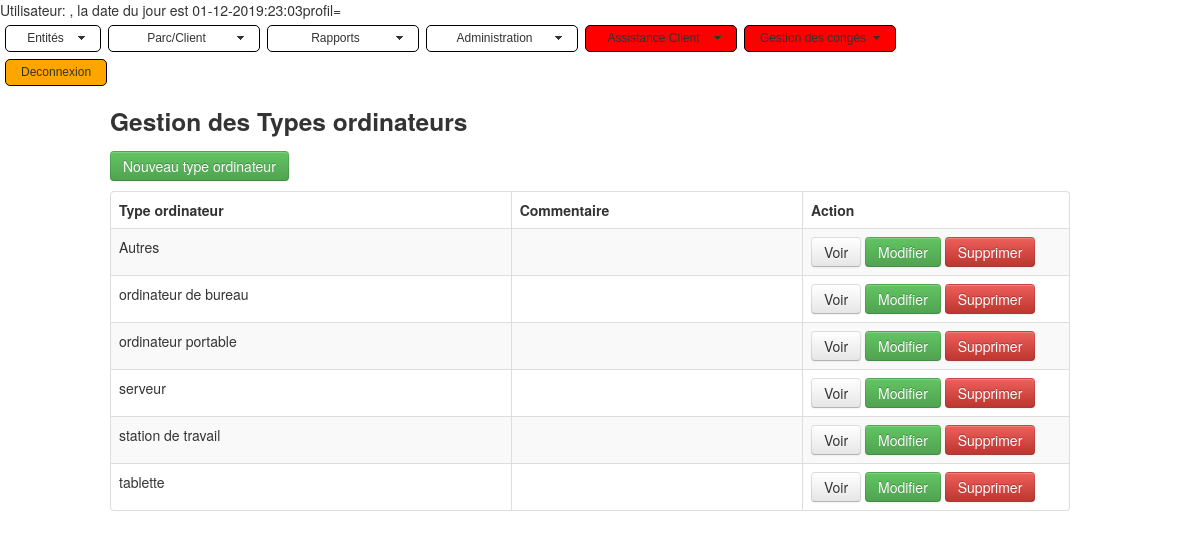
Screenshot of /index_computerstypes.php with the database file from the repository.
### tables this page shows
CREATE TABLE IF NOT EXISTS `tictan_computertypes` (
  `id` int(11) NOT NULL AUTO_INCREMENT,
  `name` varchar(255) DEFAULT NULL,
  `comment` text,
  `mod_date` date NOT NULL,
  `author` varchar(50) NOT NULL,
  `is_deleted` int(1) NOT NULL DEFAULT '0',
  PRIMARY KEY (`id`),
  KEY `name` (`name`)
);

### index_computerstypes.php (the view, shortened to what this page needs)
<!DOCTYPE html>
<html lang="en">
<head>
    <link   href="css/bootstrap.min.css" rel="stylesheet">
	<link rel="stylesheet" href="./css/mbcsmbmcp.css" type="text/css" />
</head>
<body>
    <div class="container">
            <div class="row">
                <h3>Gestion des Types ordinateurs</h3>
            </div>
            <div class="row">
                <p>
                    <a href="create_general.php?form_name=index_computerstypes.php&table_name=tictan_computertypes&entete=Type Ordinateur" class="btn btn-success">Nouveau type ordinateur</a>
                </p>
                <table class="table table-striped table-bordered">
                      <thead>
                        <tr>
						  <th>Type ordinateur</th>
                          <th>Commentaire</th>
                          <th>Action</th>
                        </tr>
                      </thead>
                      <tbody>
                      <?php
	            	  $table_name='tictan_computertypes';
					  $form_name='index_computerstype.php';
					  $entete='Type Ordinateur';
                       $pdo = Database::connect();
				   $sql = 'select * from tictan_computertypes where is_deleted=0 order by name';
							foreach ($pdo->query($sql) as $row) {
                            echo '<tr>';
							echo '<td>'. $row['name'] . '</td>';
							echo '<td>'. $row['comment'] . '</td>';
   							echo '<td width=250>';
							echo '<a class="btn" href="read_admin_general.php?id='.$row['id'].'&table_name='.$table_name .' &entete='. $entete.' &form_name='.$form_name.'">Voir</a>';
                            echo '<a class="btn btn-success" href="update_computer.php?id='.$row['id'].'">Modifier</a>';
                            echo '<a class="btn btn-danger" href="delete_computer.php?id='.$row['id'].'">Supprimer</a>';
                            echo '</td>';
                            echo '</tr>';
                       }
                      ?>
                      </tbody>
                </table>
        </div>
    </div>
  </body>
</html>

### rows the page displays
tictan_computertypes: name "Autres"
tictan_computertypes: name "ordinateur de bureau"
tictan_computertypes: name "ordinateur portable"
tictan_computertypes: name "serveur"
tictan_computertypes: name "station de travail"
tictan_computertypes: name "tablette"
